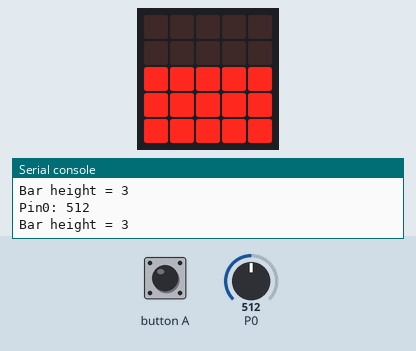
Simulated run of this program. Board: BBC micro:bit running MicroPython. Shown: the board's 5×5 LED display, the last lines printed to the serial console. The inputs (shaded band) are chosen by the test bench; at power-on: P0 = 512 (analog values on the 0–1023 scale).

Above: at 1.2 s.
1.3 s: P0 set to 498
At 3.5 s:
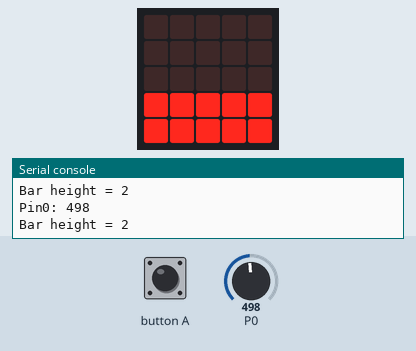
4.0 s: button A pressed for 0.3 s
At 4.4 s:
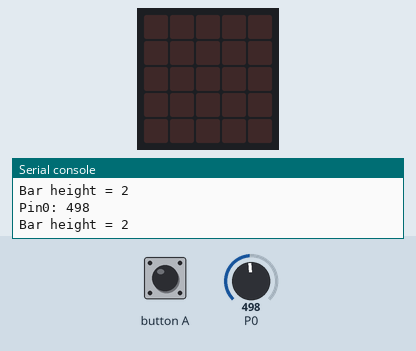
6.0 s: P0 set to 319
7.5 s: P0 set to 296
At 9.0 s:
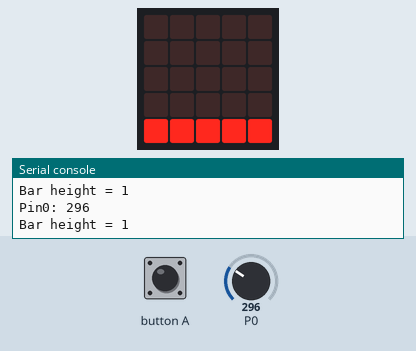
10.0 s: P0 set to 900
At 12.2 s:
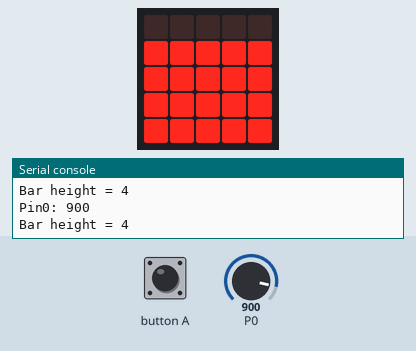
12.5 s: P0 set to 938
At 14.6 s:
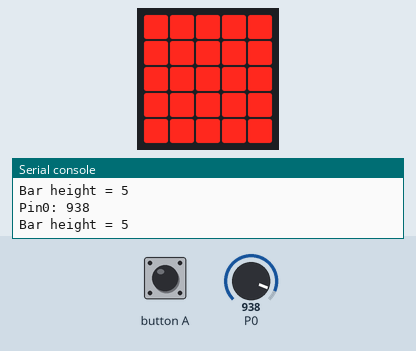
Timing chart, 0 to 16.0 s (numbered marks = the images above; inputs shaded):
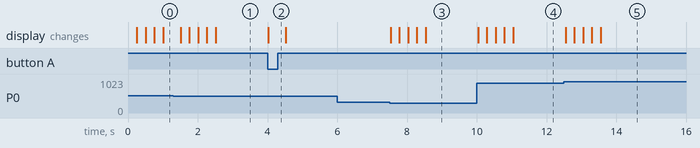

Measured:
- the behaviour switches between 512 and 511 on P0 (found by bisection; images 0 and 1)
- the behaviour switches between 307 and 306 on P0 (found by bisection; images 2 and 3)
- the behaviour switches between 920 and 921 on P0 (found by bisection; images 4 and 5)
- after the input at 1.3 s, the display: first changes after 0.21 s (image 1 shows a later state)
- after the input at 4.0 s, the display: changes at once (image 2)
- after the input at 7.5 s, the display: first changes at once (image 3 shows a later state)
- after the input at 10.0 s, the display: first changes at once (image 4 shows a later state)
- after the input at 12.5 s, the display: first changes after 0.05 s (image 5 shows a later state)

The program:

demo_adc_pin0_bar_graph.py
```python
####################################################
# MicroPython code for BBC Micro:bit v2
# - This code reads an analog value from Pin0
#   every 250 msec and uses it to show a vertical line
#   (bargraph).
####################################################

from microbit import *

# Create an image (all pixels are OFF).
bar = Image(5,5)

while True:
    # Shift the image to the right by one position.
    bar = bar.shift_right(1)
    # Read an analog value from Pin0.
    value = pin0.read_analog()
    # Scale the analog value from 0..1023 to 0..5.
    bar_height = scale(value,(0,1023),(0,5))
    print( 'Pin0: %d' % value )
    print( 'Bar height = %d' % bar_height )
    # Draw a vertical line (bar) according to the height.
    for y in range(5):
        if (y < bar_height):
            bar.set_pixel(0,4-y,9)
    # Show the bargraph if the button A is not pressed.
    if not button_a.is_pressed():
        display.show(bar)
    else:
        display.clear()
    sleep(250)
####################################################
```
